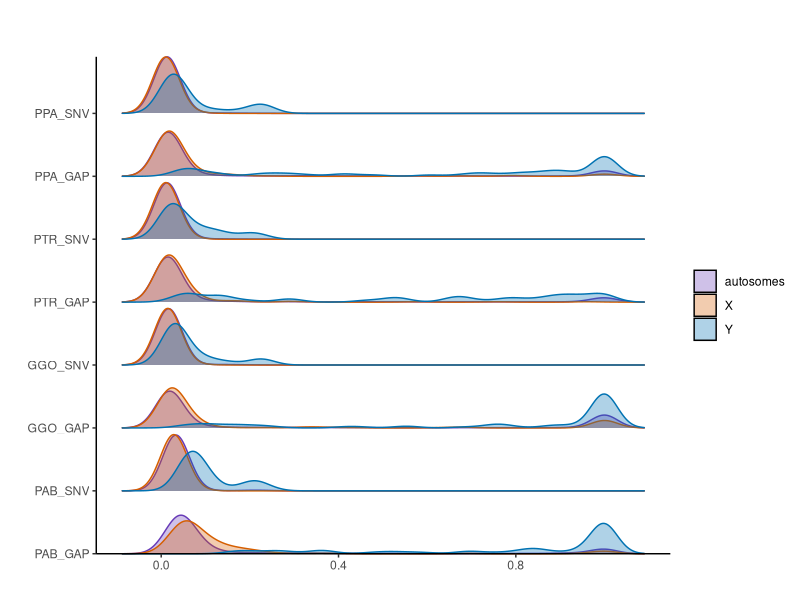
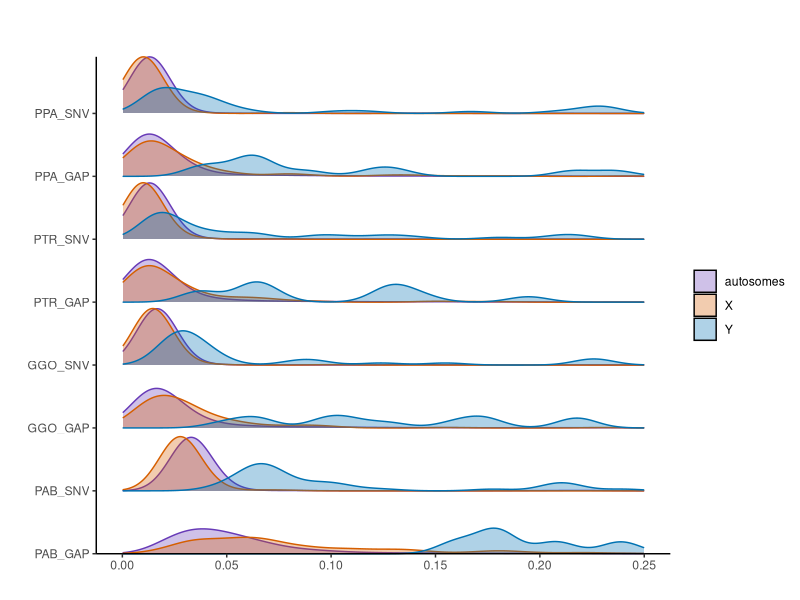
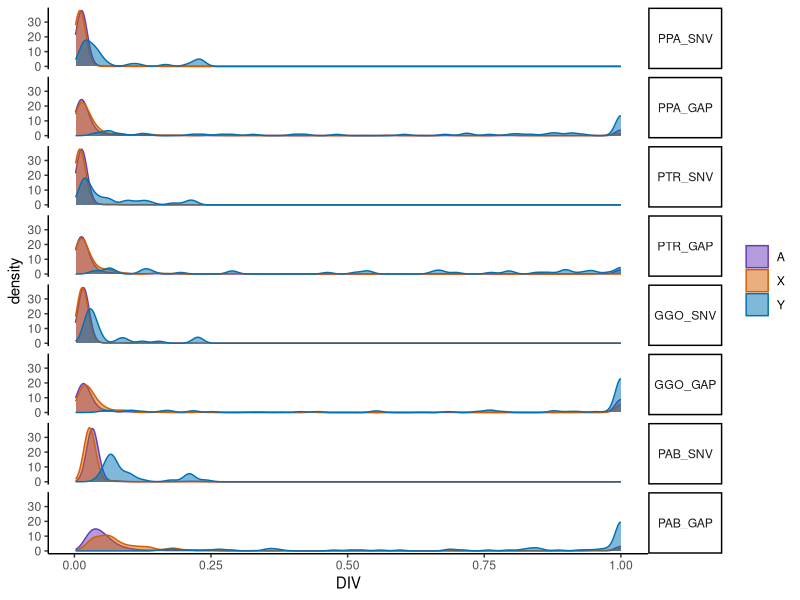
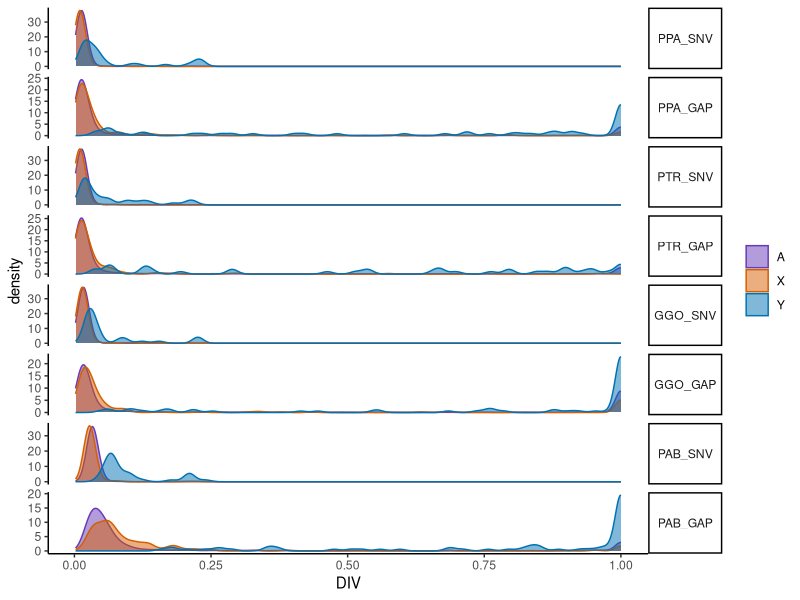
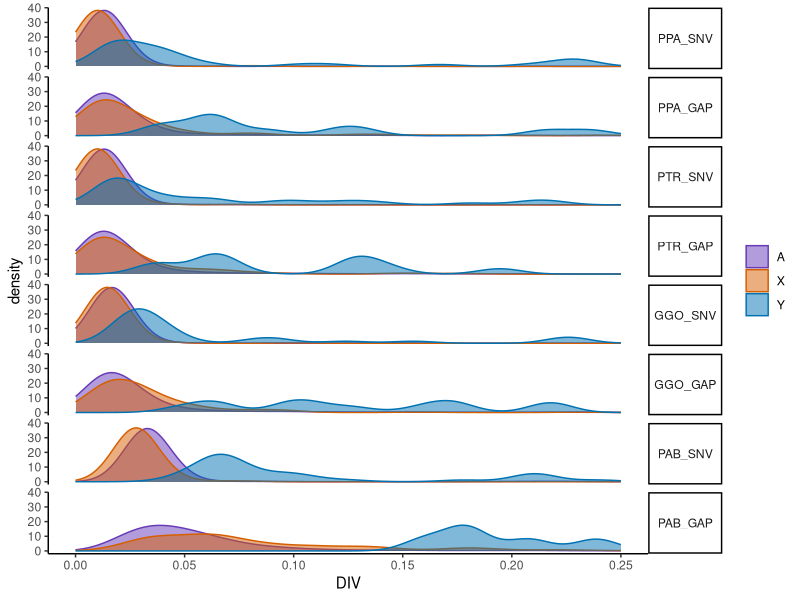
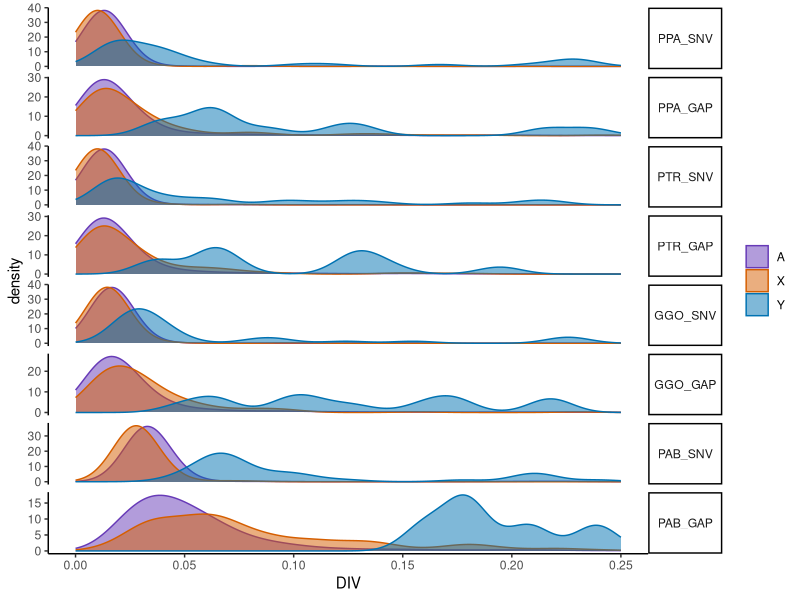
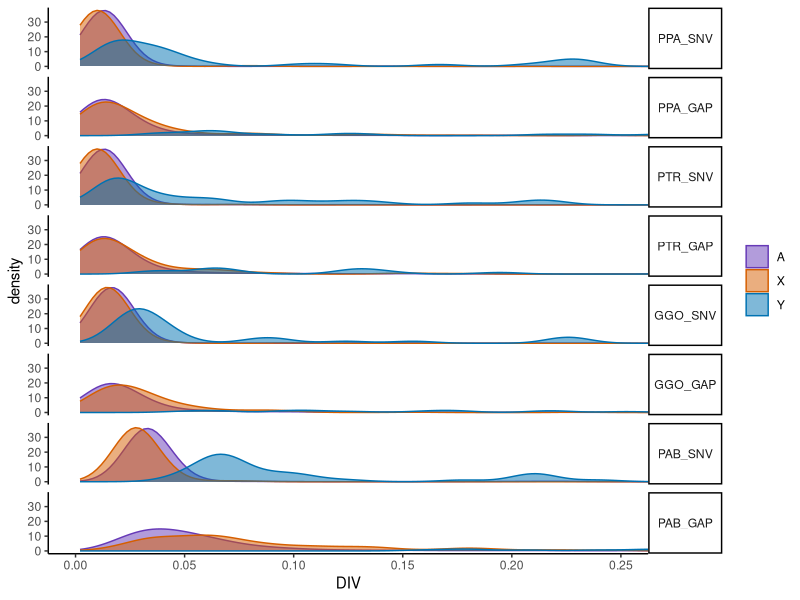
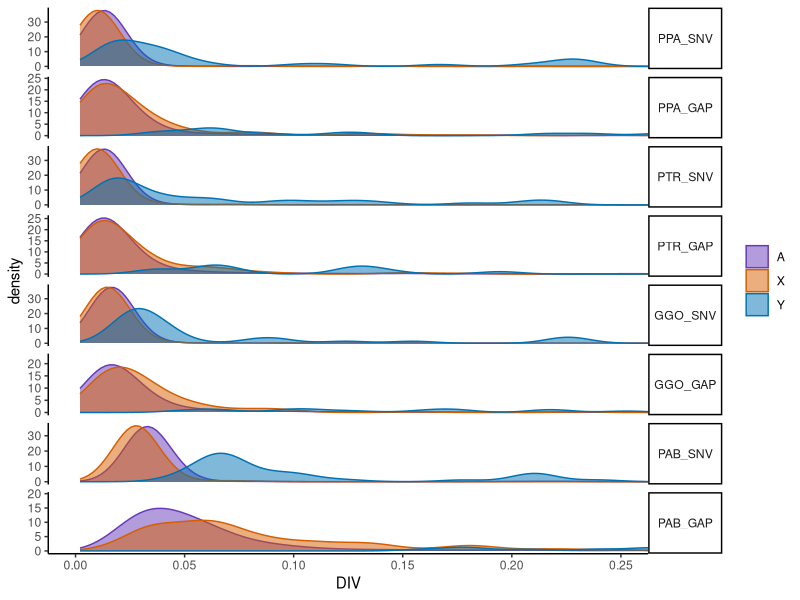

Recreate these plots in R, in order.
## ---- chunk 1
# from Iker Rivas-Gonzalez

library(tidyverse)
library(ggridges)
library(ggplot2)


inter_df <- read.csv("interspecies_divergence.csv")
intra_df <- read.csv("intraspecies_divergence.csv")


inter_df$NAME <- factor(inter_df$NAME)
print(levels(inter_df$NAME))

inter_df$NAME <- factor(inter_df$NAME, 
	                    levels = c("PAB_GAP", "PAB_SNV", 
	                    		   "GGO_GAP", "GGO_SNV", 
	                    	       "PTR_GAP", "PTR_SNV", 
	                    	       "PPA_GAP", "PPA_SNV"))


p <- 
  inter_df |>
  ggplot(aes(x=DIV, y=NAME, color=CHRGRP, fill=CHRGRP)) +
  geom_density_ridges(scale=0.9, na.rm=TRUE) +
  scale_y_discrete(expand = c(0, 0)) +
  labs(x = "", y = "", colour = "", title = "", subtitle = "") +
  scale_fill_manual(values = c( "#673AB750", "#D55E0050", "#0072B250"), labels = c("autosomes", "X", "Y")) +
  scale_color_manual(values = c("#673AB7",   "#D55E00",   "#0072B2"), guide = "none") +
  coord_cartesian(clip = "off") +
  theme_classic() + 
  theme(legend.title=element_blank())

# p <- p + xlim(0.0, 0.25)


## ---- chunk 2

# Original plot
p

p + xlim(0.0, 0.25)

## ---- chunk 3

p2 <- inter_df |> 
  mutate(
    NAME = factor(NAME, rev(c("PAB_GAP", "PAB_SNV", 
	                    		   "GGO_GAP", "GGO_SNV", 
	                    	       "PTR_GAP", "PTR_SNV", 
	                    	       "PPA_GAP", "PPA_SNV")))
  ) |> 
  ggplot() +
  geom_density(
    aes(DIV, color=CHRGRP, fill=CHRGRP, group = CHRGRP),
    alpha = 0.5, bw = 0.01) +
  facet_grid(NAME~.) +
  theme_classic() +
  scale_color_manual(values = c("#673AB7",   "#D55E00",   "#0072B2")) +
  scale_fill_manual(values = c("#673AB7",   "#D55E00",   "#0072B2")) +
  theme(
    strip.text.y = element_text(angle = 0),
    legend.title = element_blank()
  ) 

## ---- chunk 4

# Original data with no clipping
p2

# Y axis per row is allowed to vary
p2 + facet_grid(NAME~., scales = "free") 

## ---- chunk 5

# Density is recalculated for the 0-0.25 range
p3 <- p2 + xlim(c(0, 0.25))
p3

# Y axis per row is allowed to vary
p3 + facet_grid(NAME~., scales = "free") 

## ---- chunk 6

# Density is calculated for the full range,
# but the plot is clipped at 0.25. It's basically
# like zooming in
p4 <- p2 + coord_cartesian(xlim = c(0, 0.25))
p4

# Y axis per row is allowed to vary
p4 + facet_grid(NAME~., scales = "free") 

